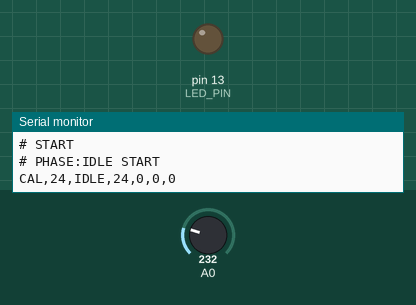
The sketch below on a simulated Arduino Uno, built with avr-gcc and run on an emulated ATmega328P. Parts: output pins drawn as LEDs (lit = HIGH), the last lines printed to the serial monitor. The test bench sets the inputs (shaded band); at power-on: A0 = 232.

Above: at 0.1 s.
At 120.1 s:
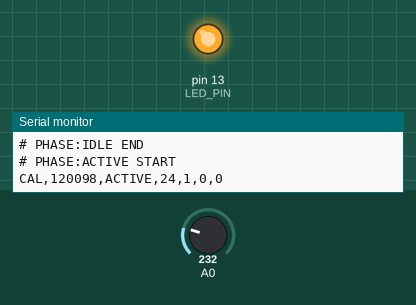
Timing chart, 0 to 121.6 s (numbered marks = the images above):
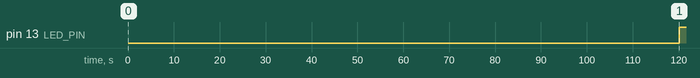

The sketch:

arduino_stress_test.ino
```cpp
/*
 * arduino_stress_test.ino
 *
 * Physical calibration harness for sim_engine thermal validation.
 *
 * TARGET: ATmega328P @ 5V / 16MHz (Arduino Uno)
 * PURPOSE: Measure real R_theta and thermal time constant τ = R×C
 *          to validate and calibrate the coupled thermal solver.
 *
 * HARDWARE CONNECTIONS (choose one temp sensor):
 *
 *   Option A — DS18B20 (recommended, ±0.0625°C):
 *     DS18B20 DQ  → Pin 2 (with 4.7kΩ pullup to 5V)
 *     DS18B20 VCC → 5V
 *     DS18B20 GND → GND
 *
 *   Option B — LM35 (simpler, ±0.1°C with 10-bit ADC):
 *     LM35 VOUT → A0
 *     LM35 VS   → 5V
 *     LM35 GND  → GND
 *
 *   Option C — NTC Thermistor 10kΩ B=3950 (cheapest):
 *     Thermistor → A0 with 10kΩ voltage divider to GND
 *
 *   IMPORTANT: Mount sensor AS CLOSE AS POSSIBLE to ATmega328P IC.
 *   On Arduino Uno: directly between pins 7-8 or under IC if using thin sensor.
 *
 * SERIAL OUTPUT FORMAT (115200 baud):
 *   CAL,<timestamp_ms>,<phase>,<temp_c_x100>,<mode_int>,<loop_count>
 *
 *   phase: IDLE or ACTIVE
 *   temp_c_x100: temperature × 100 (integer, e.g., 2534 = 25.34°C)
 *   mode_int: 0=idle, 1=active
 *   loop_count: number of ALU loops completed (measures actual utilization)
 *
 * PROTOCOL:
 *   1. IDLE phase (120s): CPU sleep/idle, measure baseline temperature
 *   2. RAMP phase (signal only): sends START_ACTIVE marker
 *   3. ACTIVE phase (480s): 100% CPU stress, measure thermal rise
 *   4. COOL phase: sends END_ACTIVE, CPU returns to idle
 *   5. Repeats for second run (averaging)
 *
 * PYTHON CALIBRATOR (sim_engine/calibration/fit_thermal.py) reads this
 * serial output and fits: T(t) = T_ss - ΔT × exp(-t/τ)
 * to extract R_theta [°C/W] and C_thermal [J/K].
 */

// ── Configuration ─────────────────────────────────────────────────────────
#define SENSOR_TYPE       1    // 1=LM35 (A0), 2=DS18B20 (pin 2), 3=NTC (A0)
#define IDLE_DURATION_S   120  // seconds of idle before stress
#define ACTIVE_DURATION_S 480  // seconds of stress test (8 min >> 3τ ≈ 163s)
#define SAMPLE_INTERVAL_S 5    // temperature sample every 5 seconds
#define SERIAL_BAUD       115200
#define LED_PIN           13   // built-in LED: ON during active phase

// Known ATmega328P power (from datasheet, verified at factory):
// These are the EXPECTED values — calibration will confirm or correct them.
#define P_ACTIVE_MW       75.0f   // mW at 5V, 16MHz, 100% utilization
#define P_IDLE_MW         27.5f   // mW in idle mode (ADC + timers running)
#define VREF_MV           1100    // internal 1.1V reference for ADC

// ── DS18B20 (optional — only if SENSOR_TYPE == 2) ─────────────────────────
#if SENSOR_TYPE == 2
  // Using OneWire library: install via Library Manager
  // Sketch > Include Library > Manage Libraries > search "DallasTemperature"
  #include <OneWire.h>
  #include <DallasTemperature.h>
  #define ONE_WIRE_BUS 2
  OneWire oneWire(ONE_WIRE_BUS);
  DallasTemperature sensors(&oneWire);
#endif

// ── Globals ────────────────────────────────────────────────────────────────
volatile uint32_t loop_count = 0;
uint32_t phase_start_ms      = 0;
bool in_active_phase         = false;
char phase_name[8]           = "IDLE";

// ── Utility: read temperature in °C × 100 (integer) ──────────────────────
int32_t read_temp_x100() {
  #if SENSOR_TYPE == 1
    // LM35: 10mV/°C, using internal 1.1V Vref for better resolution
    // With 1.1V Vref: 1 ADC step = 1.1V/1024 = 1.074mV = 0.1074°C
    analogReference(INTERNAL);
    delay(10);  // settle after reference change
    int raw = analogRead(A0);
    // LM35: Vout = T(°C) × 10mV
    // T = Vout / 10mV = (raw × Vref / 1024) / 10mV
    // T × 100 = raw × 1100 / 1024 / 10 = raw × 1100 / 10240
    return (int32_t)raw * 1100L / 10240L;

  #elif SENSOR_TYPE == 2
    // DS18B20: 12-bit resolution, ±0.0625°C steps
    sensors.requestTemperatures();
    float t = sensors.getTempCByIndex(0);
    if (t == DEVICE_DISCONNECTED_C) return -9999;
    return (int32_t)(t * 100.0f);

  #elif SENSOR_TYPE == 3
    // NTC 10kΩ B=3950K voltage divider (R_fixed = 10kΩ to GND)
    // V_ntc = VCC × R_ntc / (R_fixed + R_ntc)
    // R_ntc = R_fixed × V_ntc / (VCC - V_ntc)
    // T = 1 / (1/T0 + ln(R/R0)/B) - 273.15
    analogReference(DEFAULT);  // 5V reference for NTC
    delay(10);
    int raw = analogRead(A0);
    // Avoid div-by-zero
    if (raw <= 0 || raw >= 1023) return -9999;
    float r_ntc = 10000.0f * raw / (1023.0f - raw);
    // Steinhart-Hart simplified (B parameter model):
    // 1/T = 1/T0 + (1/B) × ln(R/R0)
    // T0 = 298.15K (25°C), R0 = 10kΩ, B = 3950K
    float log_r = log(r_ntc / 10000.0f);
    float inv_t = (1.0f / 298.15f) + (log_r / 3950.0f);
    float temp_c = (1.0f / inv_t) - 273.15f;
    return (int32_t)(temp_c * 100.0f);

  #else
    return -9999;  // Unknown sensor
  #endif
}

// ── Stress loop: pure ALU work, no memory accesses to avoid heating cache ──
// Uses: multiply-accumulate chain — predictable, consistent power draw
void __attribute__((optimize("O0"))) stress_burst(uint16_t ms) {
  uint32_t end_time = millis() + ms;
  volatile uint32_t a = 12345, b = 67890;
  while ((uint32_t)millis() < end_time) {
    // Unrolled inner loop: 20 multiply-accumulate ops per outer iteration
    // Each op = ~2 cycles at 16MHz → ~12.5ns
    a = a * 31337 + b; b = b * 73939 + a;
    a = a * 31337 + b; b = b * 73939 + a;
    a = a * 31337 + b; b = b * 73939 + a;
    a = a * 31337 + b; b = b * 73939 + a;
    a = a * 31337 + b; b = b * 73939 + a;
    a = a * 31337 + b; b = b * 73939 + a;
    a = a * 31337 + b; b = b * 73939 + a;
    a = a * 31337 + b; b = b * 73939 + a;
    a = a * 31337 + b; b = b * 73939 + a;
    a = a * 31337 + b; b = b * 73939 + a;
    loop_count++;
    // Prevent a/b from being optimized away
    if (a == 0 && b == 0) digitalWrite(LED_PIN, HIGH);
  }
}

// ── Sample and transmit one data point ────────────────────────────────────
void transmit_sample(uint32_t elapsed_s) {
  int32_t temp = read_temp_x100();
  Serial.print("CAL,");
  Serial.print(millis());
  Serial.print(",");
  Serial.print(phase_name);
  Serial.print(",");
  Serial.print(temp);         // T × 100 (e.g., 2534 = 25.34°C)
  Serial.print(",");
  Serial.print(in_active_phase ? 1 : 0);
  Serial.print(",");
  Serial.print(loop_count);
  Serial.print(",");
  Serial.println(elapsed_s);  // seconds since phase start
}

// ── Setup ─────────────────────────────────────────────────────────────────
void setup() {
  Serial.begin(SERIAL_BAUD);
  while (!Serial) {}

  pinMode(LED_PIN, OUTPUT);
  digitalWrite(LED_PIN, LOW);

  #if SENSOR_TYPE == 2
    sensors.begin();
    sensors.setResolution(12);  // max resolution: 0.0625°C
  #endif

  // Header
  Serial.println("# sim_engine Arduino Thermal Calibration Harness v3");
  Serial.println("# ATmega328P @ 5V/16MHz");
  Serial.print("# SENSOR_TYPE="); Serial.println(SENSOR_TYPE);
  Serial.print("# P_ACTIVE_MW="); Serial.println(P_ACTIVE_MW);
  Serial.print("# P_IDLE_MW=");   Serial.println(P_IDLE_MW);
  Serial.println("# Format: CAL,timestamp_ms,phase,temp_x100,mode_int,loop_count,elapsed_s");
  Serial.println("# START");
}

// ── Main loop ─────────────────────────────────────────────────────────────
void loop() {
  uint32_t run_start = millis();
  loop_count = 0;

  // ── Phase 1: IDLE ──────────────────────────────────────────────────────
  in_active_phase = false;
  strcpy(phase_name, "IDLE");
  digitalWrite(LED_PIN, LOW);
  Serial.println("# PHASE:IDLE START");
  phase_start_ms = millis();

  uint32_t idle_end = millis() + (uint32_t)IDLE_DURATION_S * 1000;
  uint32_t next_sample = millis();

  while ((uint32_t)millis() < idle_end) {
    if ((uint32_t)millis() >= next_sample) {
      uint32_t elapsed = ((uint32_t)millis() - phase_start_ms) / 1000;
      transmit_sample(elapsed);
      next_sample += (uint32_t)SAMPLE_INTERVAL_S * 1000;
    }
    delay(100);  // real idle — let CPU rest
  }
  Serial.println("# PHASE:IDLE END");

  // ── Phase 2: ACTIVE ────────────────────────────────────────────────────
  in_active_phase = true;
  strcpy(phase_name, "ACTIVE");
  digitalWrite(LED_PIN, HIGH);
  Serial.println("# PHASE:ACTIVE START");
  phase_start_ms = millis();
  loop_count = 0;
  next_sample = millis();

  uint32_t active_end = millis() + (uint32_t)ACTIVE_DURATION_S * 1000;

  while ((uint32_t)millis() < active_end) {
    if ((uint32_t)millis() >= next_sample) {
      uint32_t elapsed = ((uint32_t)millis() - phase_start_ms) / 1000;
      transmit_sample(elapsed);
      next_sample += (uint32_t)SAMPLE_INTERVAL_S * 1000;
    }
    // Stress: 900ms on, 100ms off (for temperature sampling window)
    stress_burst(900);
    delay(100);
  }

  Serial.println("# PHASE:ACTIVE END");
  digitalWrite(LED_PIN, LOW);

  // ── Wait before next run ───────────────────────────────────────────────
  Serial.println("# COOLING_DOWN");
  delay(300000);  // 5 min cooldown before repeat
}
```

Measured:
- by itself, pin 13 (LED_PIN): LOW → HIGH at 120 s
